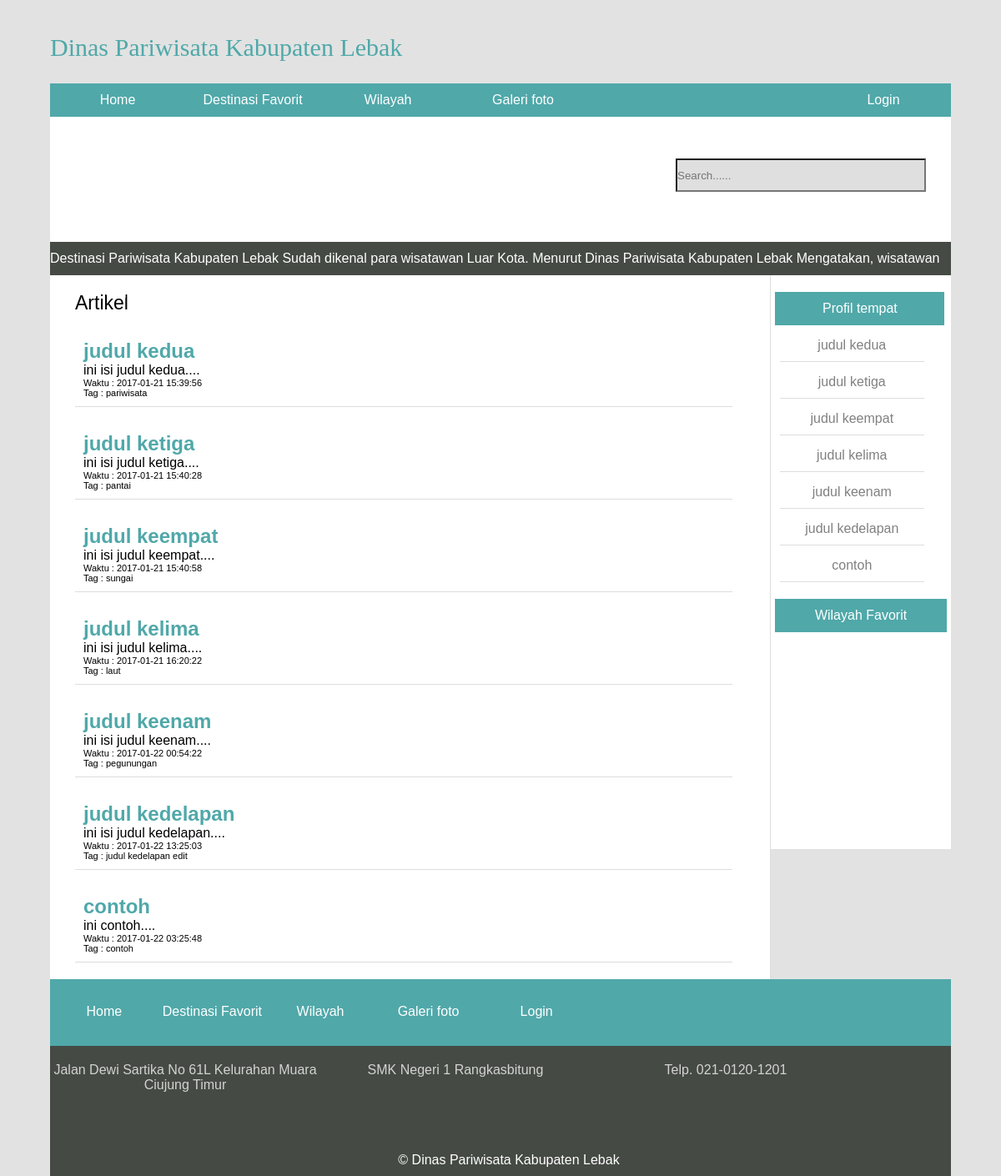
The page / on the database its author committed.
### tables this page shows
CREATE TABLE `artikel` (
  `id` int(11) NOT NULL,
  `judul` varchar(50) NOT NULL,
  `isi` varchar(2554) NOT NULL,
  `waktu` timestamp NOT NULL DEFAULT CURRENT_TIMESTAMP ON UPDATE CURRENT_TIMESTAMP,
  `tag` varchar(25) NOT NULL
);

### koneksi.php (called while the page is built, shortened)
<?php
    $koneksi = mysqli_connect ("localhost", "root", "", "website");
    function tampilkan(){
        $query = "SELECT * FROM artikel";
        return result($query);
    }
    function tampilkan_side(){
        $query = "SELECT * FROM artikel";
        return result($query);
    }
    function result($query){
        global $koneksi;
        if($result = mysqli_query($koneksi, $query)){
            return $result;
        }
    }
    function excerpt($string){
        $string = substr($string, 0, 200);
        return $string. "....";
    }
?>

### index.php (the view, shortened to what this page needs)
<?php
    require_once "header.php";
    require_once "koneksi.php";
        ?>
<?php $artikel = tampilkan(); ?>
<div class="wrapper">
   <nav>
            <form  action="" method="get">
        <input class="search" type="search" name="search" placeholder="Search......">
            </form>
                </nav>
    <div class="marquee">
            <marquee><p id="teks_berjalan">Destinasi Pariwisata Kabupaten Lebak Sudah dikenal para wisatawan Luar Kota. Menurut Dinas Pariwisata Kabupaten Lebak Mengatakan, wisatawan yang berkunjung ke Lebak pada tahun 2016 telah mencapai sekitar 2.032 wisatawan luar provinsi </p></marquee>
        </div>
  <div class="form2">
            <p id="judul_form">Artikel</p>
            <?php while($row= mysqli_fetch_assoc($artikel)):?>
        <div class="artikel2">
            <h2><a href="single.php?id=<?= $row['id'];?>"><?= $row['judul']; ?></a></h2>
            <p id="isi"><?= excerpt($row['isi']);?></p>
            <p id="waktu">Waktu : <?= $row['waktu'];?></p>
            <p id="tag">Tag : <?= $row['tag']; ?></p>
        </div>
      <?php endwhile;?>
            </div>
            <?php require_once "sidebar.php";?>
    </div>
<?php require_once "footer.php";

### header.php (shortened to what this page needs)
<?php require_once "koneksi.php"; ?>
    <?php $login = false;
    ?>
<!DOCTYPE html>
<html lang="en-us">
    <head>
        <link rel="stylesheet" href="style.css">
    </head>
    <body>
        <div class="wrapper">
            <div class="top">
                <p id="judul_web">Dinas Pariwisata Kabupaten Lebak</p>
            </div>
    <header>
        <ul>
            <li><a href="index.php">Home</a></li>
            <li><a href="">Destinasi Favorit</a></li>
            <li><a href="">Wilayah</a></li>
            <li><a href="">Galeri foto</a></li>
            <?php if($login == true):?>
                <li><a href="logout.php">Logout</a></li>
            <?php else:?>
                <li><a href="login.php">Login</a></li>
            <?php endif;?>
        </ul>
    </header>
        </div>
</html>

### sidebar.php (shortened to what this page needs)
<?php   require_once "header.php";
        require_once "koneksi.php";
?>
<?php
    $side = tampilkan_side();
    ?>
<div class="side_top">
<div class="sidebar">
                <div id="top_sidebar">
                    <p id="teks_top_sidebar">Profil tempat</p>
                </div>
                <?php while($row= mysqli_fetch_assoc($side)):?>
                <div class="artikel_side">
                    <p id="judul_side"><a href="single.php?id=<?= $row['id'];?>"><?= $row['judul'];?></a></p>
                </div>
                <?php endwhile;?>
            </div>
            <div class="sidebar2">
                <div id="top_sidebar2">
                    <p id="teks_top_sidebar2">Wilayah Favorit</p>
                </div>
            </div>
    </div>

### footer.php (shortened to what this page needs)
<?php
    $login = false;
?>
<head>
    <link rel="stylesheet" href="style.css">
</head>
<div class="wrapper">
<footer>
    <li><a href="index.php">Home</a></li>
            <li><a href="single.php">Destinasi Favorit</a></li>
            <li><a href="">Wilayah</a></li>
            <li><a href="">Galeri foto</a></li>
                <?php if($login == true): ?>
            <li><a href="logout.php">Logout</a></li><br>
                <?php else:?>
            <li><a href="login.php">Login</a></li><br>
                <?php endif;?>
</footer>
<div class="footer">
    <li>Jalan Dewi Sartika No 61L Kelurahan Muara Ciujung Timur</li>
      <li>SMK Negeri 1 Rangkasbitung</li>
      <li>Telp. 021-0120-1201</li><br>
    <p id="copyright">&copy; Dinas Pariwisata Kabupaten Lebak</p>
</div>
    </div>

### style.css (style rules this page uses)
* { margin: 0; padding: 0; font-family:sans-serif; }
#judul_web { margin-top: 40px; color:#50a8a9; font-size: 30px; font-family: algerian; }
.top { width: 100%; height: 60px; background: #e2e2e2; }
body { background: #e2e2e2; }
.wrapper { width: 90%; height: auto; margin: 0 auto; }
header { width: 100%; height: 40px; background: #50a8a9; }
header li { list-style: none; float: left; width: 15%; line-height: 40px; height: 40px; text-align: center; }
header li:last-child { float: right; }
li a { color: white; text-decoration: none; display: block; }
nav { width: 100%; height: 150px; background: white; }
.search { float: right; margin: 50px 30px; width: 300px; height: 40px; background: #dfdfdf; }
.marquee { color:white; width: 100%; height: 40px; background: #454a44; }
#teks_berjalan { line-height: 40px; }
#judul_form { margin : 20px; font-size: 23px; }
#waktu, #tag { font-size: 11px; }
.form2 { width: 80%; height: autos; background: white; float: left; border-right: 0.5px solid #dddddd; box-sizing: border-box; padding-left: 10px; display: inline-block; }
.artikel2 { width: 90%; height: auto; background: white; padding: 10px; margin: 20px; border-bottom: 0.5px solid #dddddd; }
h2 a { color: #50a8a9; }
#teks_top_sidebar { width: 95%; height: 40px; margin: 0 auto; background: #50a8a9; margin-top: 20px; text-align: center; line-height: 40px; color: white; }
.sidebar2 { width: 100%; height: 300px; background: white; }
#teks_top_sidebar2 { width: 95%; height: 40px; margin: 0 auto; background: #50a8a9; margin-top: 20px; text-align: center; line-height: 40px; color: white; }
footer { width: 100%; height: 80px; background: #50a8a9; clear: both; }
footer li { list-style: none; float: left; width: 12%; text-align: center; margin-top: 30px; }
a { text-decoration: none; }
.footer { width: 100%; height: auto; background: #454a44; }
.footer li { color: #d3d3d3; list-style: none; float: left; width: 30%; text-align: center; margin-top: 20px; }
#copyright { padding : 10px; margin-top: 100px; color: white; clear: both; width: 100%; text-align: center; }

### sidebar.php (style rules this page uses)
.sidebar { width: 99%; height: auto; background: white; }
.artikel_side { width: 90%; height: auto; background: white; text-align: center; margin: 0 auto; }
#judul_side { width: 90%; height: auto; margin: 5px auto; background: white; padding: 10px 0; color: black; margin-left: 0; border-bottom: 0.5px solid #dddddd; color: green; }
#judul_side a { color: gray; }
.side_top { float: right; width: 20%; height: auto; background: white; }

### rows shown on the page
artikel: judul "judul kedua", isi "ini isi judul kedua....", waktu "2017-01-21 15:39:56", tag "pariwisata"
artikel: judul "judul ketiga", isi "ini isi judul ketiga....", waktu "2017-01-21 15:40:28", tag "pantai"
artikel: judul "judul keempat", isi "ini isi judul keempat....", waktu "2017-01-21 15:40:58", tag "sungai"
artikel: judul "judul kelima", isi "ini isi judul kelima....", waktu "2017-01-21 16:20:22", tag "laut"
artikel: judul "judul keenam", isi "ini isi judul keenam....", waktu "2017-01-22 00:54:22", tag "pegunungan"
artikel: judul "judul kedelapan", isi "ini isi judul kedelapan....", waktu "2017-01-22 13:25:03", tag "judul kedelapan edit"
artikel: judul "contoh", isi "ini contoh....", waktu "2017-01-22 03:25:48", tag "contoh"
